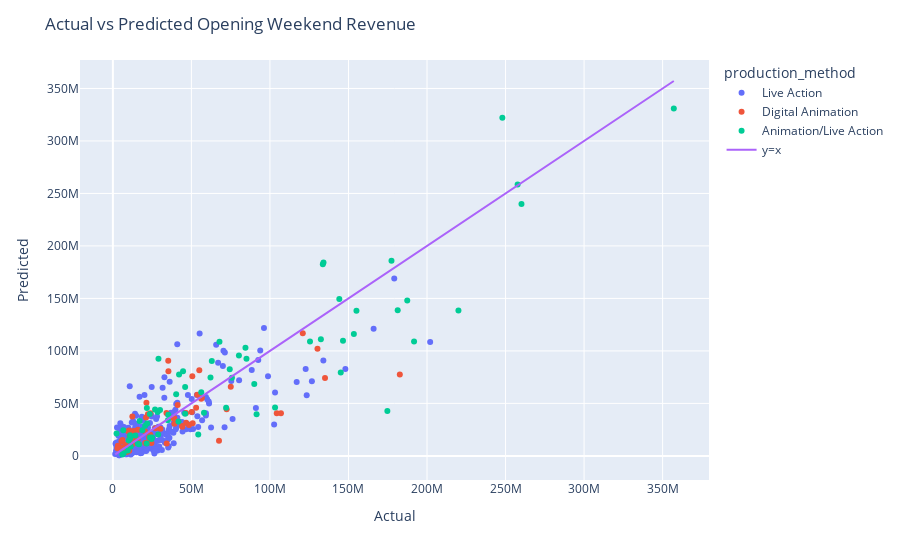

Notebook source saved alongside this figure:
### Code cell
formula1 = "opening_wide_revenue ~ 0 + top_5_trailer_views + budget + wikipedia_pre_release_cumulative_views + wikipedia_pre_release_cumulative_views : in_franchise : production_method"
formula2 = "opening_wide_revenue ~ 0 + budget + wikipedia_pre_release_cumulative_views + wikipedia_pre_release_cumulative_views : in_franchise : production_method"
formula3 = "opening_wide_revenue ~ 0 + budget + wikipedia_pre_release_monday_views + wikipedia_pre_release_monday_views : in_franchise : production_method"

formula = formula2

rlm_model = sm.RLM.from_formula(formula, data=X_train).fit()

pred_simple_glm = rlm_model.predict(X_test)

print("RMSE:", root_mean_squared_error(y_test, pred_simple_glm))
print(rlm_model.summary())

train_pred = rlm_model.predict(X_train)

training_data = pd.DataFrame(
    {
        "actual": y_train,
        "predicted": train_pred,
        "title": X_train["title"],
        "production_method": X_train["production_method"],
    }
)

# write to a file
training_data.to_csv("training_data.csv")

fig = px.scatter(training_data, x="actual", y="predicted", hover_name="title", color="production_method")
fig.add_trace(go.Scatter(x=training_data["actual"], y=training_data["actual"], mode="lines", name="y=x"))
fig.update_layout(title="Actual vs Predicted Opening Weekend Revenue", xaxis_title="Actual", yaxis_title="Predicted")

### Figure 1 — Plotly figure (JSON) as saved in the notebook; plotly's stock layout.template omitted (floating-point values rounded to 4 significant figures; data arrays with more than 128 entries replaced by an {"elided": "..."} marker saying what was removed)
{"data": [{"hovertemplate": "<b>%{hovertext}</b><br><br>production_method=Live Action<br>actual=%{x}<br>predicted=%{y}<extra></extra>", "hovertext": {"elided": "539 str values"}, "legendgroup": "Live Action", "marker": {"color": "#636efa", "symbol": "circle"}, "mode": "markers", "name": "Live Action", "orientation": "v", "showlegend": true, "type": "scatter", "x": {"elided": "539 int values"}, "xaxis": "x", "y": {"elided": "539 float values"}, "yaxis": "y"}, {"hovertemplate": "<b>%{hovertext}</b><br><br>production_method=Digital Animation<br>actual=%{x}<br>predicted=%{y}<extra></extra>", "hovertext": ["Hotel Transylvania 2", "The Peanuts Movie", "The Good Dinosaur", "Norm of the North", "Kung Fu Panda 3", "Zootopia", "Ratchet and Clank", "The Angry Birds Movie", "Finding Dory", "The Secret Life of Pets", "Ice Age: Collision Course", "Sausage Party", "Kubo and the Two Strings", "Storks", "Trolls", "Moana", "Sing", "The Lego Batman Movie", "Rock Dog", "The Boss Baby", "Smurfs: The Lost Village", "Captain Underpants: The First Epic Movie", "Cars 3", "Despicable Me 3", "The Emoji Movie", "The Nut Job 2: Nutty by Nature", "Ballerina", "The Lego Ninjago Movie", "My Little Pony: The Movie", "The Star", "Coco", "Ferdinand", "Early Man", "Sherlock Gnomes", "Isle of Dogs", "Incredibles 2", "Hotel Transylvania 3: Summer Vacation", "Teen Titans Go! To The Movies", "Smallfoot", "Dr. Seuss’ The Grinch", "Ralph Breaks The Internet", "Spider-Man: Into The Spider-Verse 3D", "The LEGO Movie 2: The Second Part", "How to Train Your Dragon: The Hidden World", "Wonder Park", "UglyDolls", "The Secret Life of Pets 2", "Toy Story 4", "The Angry Birds Movie 2", "Abominable", "The Addams Family", "Arctic Dogs", "Frozen II", "Spies in Disguise", "Onward", "The Croods: A New Age", "Demon Slayer: Kimetsu no Yaiba—The Movie: Mugen Train (劇場版「鬼滅の刃」 無限列車編)", "Spirit Untamed", "The Boss Baby: Family Business", "PAW Patrol: The Movie", "Encanto", "Sing 2", "The Bad Guys", "Lightyear", "Minions: The Rise of Gru", "Paws of Fury: The Legend of Hank", "DC League of Super Pets", "Strange World", "Puss in Boots: The Last Wish"], "legendgroup": "Digital Animation", "marker": {"color": "#EF553B", "symbol": "circle"}, "mode": "markers", "name": "Digital Animation", "orientation": "v", "showlegend": true, "type": "scatter", "x": [48464322, 44213073, 39155217, 6844137, 41282042, 75063401, 4869278, 38155177, 135060273, 104352905, 21373064, 34263534, 12608372, 21311407, 46581142, 56631401, 35258145, 53003468, 3704749, 50198902, 13210449, 23851539, 53688680, 72434025, 24531923, 8342311, 4730038, 20433071, 8885899, 9812674, 50802605, 13401586, 3190525, 10604774, 5475139, 182687905, 44076225, 10411189, 23045635, 67572855, 56237634, 35363376, 34115335, 55022245, 15853646, 8603407, 46652680, 120908065, 10354073, 20612100, 30300007, 2901335, 130263358, 13354798, 39119861, 9724200, 21144800, 6101050, 16000665, 13148340, 27206494, 22326230, 23950245, 50577961, 107010140, 6321423, 23003441, 12151384, 12429515], "xaxis": "x", "y": [29510000.0, 27860000.0, 30610000.0, 7845000.0, 48560000.0, 65980000.0, 6575000.0, 36160000.0, 74100000.0, 40580000.0, 50620000.0, 11690000.0, 11280000.0, 12140000.0, 40940000.0, 55370000.0, 90620000.0, 45760000.0, 9164000.0, 41900000.0, 23690000.0, 20160000.0, 58260000.0, 44400000.0, 12230000.0, 10660000.0, 5859000.0, 23550000.0, 3669000.0, 4816000.0, 30980000.0, 18140000.0, 9562000.0, 18220000.0, 13900000.0, 77520000.0, 28370000.0, 4998000.0, 13330000.0, 14450000.0, 54390000.0, 80660000.0, 40740000.0, 81620000.0, 15560000.0, 8183000.0, 31660000.0, 116900000.0, 24190000.0, 12300000.0, 25960000.0, 7252000.0, 102000000.0, 17090000.0, 35900000.0, 23370000.0, 36470000.0, 15250000.0, 25000000.0, 17480000.0, 26220000.0, 39590000.0, 40640000.0, 75980000.0, 40550000.0, 8183000.0, 17450000.0, 22000000.0, 37430000.0], "yaxis": "y"}, {"hovertemplate": "<b>%{hovertext}</b><br><br>production_method=Animation/Live Action<br>actual=%{x}<br>predicted=%{y}<extra></extra>", "hovertext": ["Goosebumps", "Alvin and the Chipmunks: The Road Chip", "Star Wars Ep. VII: The Force Awakens", "Deadpool", "The Jungle Book", "Keanu", "Alice Through the Looking Glass", "Teenage Mutant Ninja Turtles: Out of the Shadows", "The BFG", "Ghostbusters", "Suicide Squad", "Pete’s Dragon", "Miss Peregrine’s Home for Peculiar Children", "Middle School: The Worst Years of My Life", "Doctor Strange", "Fantastic Beasts and Where to Find Them", "Rogue One: A Star Wars Story", "Monster Trucks", "Beauty and the Beast", "Power Rangers", "Guardians of the Galaxy Vol 2", "Pirates of the Caribbean: Dead Men Tell No Tales", "Transformers: The Last Knight", "War for the Planet of the Apes", "Valerian and the City of a Thousand Planets", "Star Wars Ep. VIII: The Last Jedi", "Paddington 2", "Peter Rabbit", "Ready Player One", "Avengers: Infinity War", "Show Dogs", "Deadpool 2", "Solo: A Star Wars Story", "Ant-Man and the Wasp", "Christopher Robin", "Venom", "Goosebumps 2: Haunted Halloween", "Fantastic Beasts: The Crimes of Grindelwald", "Mary Poppins Returns", "Aquaman", "Bumblebee", "Welcome to Marwen", "Alita: Battle Angel", "Captain Marvel", "Dumbo", "Avengers: Endgame", "Pokémon: Detective Pikachu", "Aladdin", "Men in Black: International", "The Lion King", "Gemini Man", "Terminator: Dark Fate", "Cats", "Star Wars: The Rise of Skywalker", "Dolittle", "Sonic The Hedgehog", "Peter Rabbit 2: The Runaway", "Jungle Cruise", "Venom: Let There be Carnage", "Clifford the Big Red Dog", "Spider-Man: No Way Home", "Sonic the Hedgehog 2", "Fantastic Beasts: The Secrets of Dumbledore", "Doctor Strange in the Multiverse of Madness", "Jurassic World: Dominion", "Thor: Love and Thunder", "Lyle, Lyle, Crocodile", "Black Panther: Wakanda Forever", "Avatar: The Way of Water"], "legendgroup": "Animation/Live Action", "marker": {"color": "#00cc96", "symbol": "circle"}, "mode": "markers", "name": "Animation/Live Action", "orientation": "v", "showlegend": true, "type": "scatter", "x": [23618556, 14287159, 247966675, 132434639, 103261464, 9453224, 26858726, 35316382, 18775350, 46018755, 133682248, 21514095, 28871140, 6878437, 85058311, 74403387, 155081681, 10950705, 174750616, 40300288, 146510104, 62983253, 44680073, 56262929, 17007624, 220009584, 11001961, 25010928, 41764050, 257698183, 6023972, 125507153, 84420489, 75812205, 24585139, 80255756, 15802225, 62163104, 23523121, 67873522, 21654047, 2354205, 28525613, 153433423, 45990748, 357115007, 54365242, 91500929, 30035838, 191770759, 20552372, 29033832, 6619870, 177383864, 21844045, 58018348, 10101066, 35018731, 90033210, 16627491, 260138569, 72105176, 42151256, 187420998, 145075625, 144165107, 11401182, 181339761, 134100226], "xaxis": "x", "y": [17500000.0, 19520000.0, 322100000.0, 111000000.0, 46100000.0, 5081000.0, 44200000.0, 39210000.0, 24510000.0, 65590000.0, 182600000.0, 11790000.0, 20320000.0, 2520000.0, 92560000.0, 82580000.0, 138300000.0, 19690000.0, 42880000.0, 58810000.0, 109600000.0, 90280000.0, 80610000.0, 60610000.0, 33140000.0, 138500000.0, 16760000.0, 17440000.0, 32860000.0, 258500000.0, 1422000.0, 109100000.0, 102900000.0, 74510000.0, 16060000.0, 95680000.0, 11740000.0, 74660000.0, 39910000.0, 108700000.0, 45600000.0, 21370000.0, 41840000.0, 116000000.0, 40190000.0, 330800000.0, 20310000.0, 39580000.0, 43640000.0, 109000000.0, 28660000.0, 92510000.0, 24370000.0, 185800000.0, 30750000.0, 41050000.0, 14600000.0, 34050000.0, 68480000.0, 11000000.0, 240100000.0, 45830000.0, 77600000.0, 148100000.0, 79370000.0, 149400000.0, 9028000.0, 138800000.0, 184200000.0], "yaxis": "y"}, {"mode": "lines", "name": "y=x", "type": "scatter", "x": {"elided": "677 int values"}, "y": {"elided": "677 int values"}}], "layout": {"legend": {"title": {"text": "production_method"}, "tracegroupgap": 0}, "margin": {"t": 60}, "title": {"text": "Actual vs Predicted Opening Weekend Revenue"}, "xaxis": {"anchor": "y", "domain": [0, 1], "title": {"text": "Actual"}}, "yaxis": {"anchor": "x", "domain": [0, 1], "title": {"text": "Predicted"}}}}
